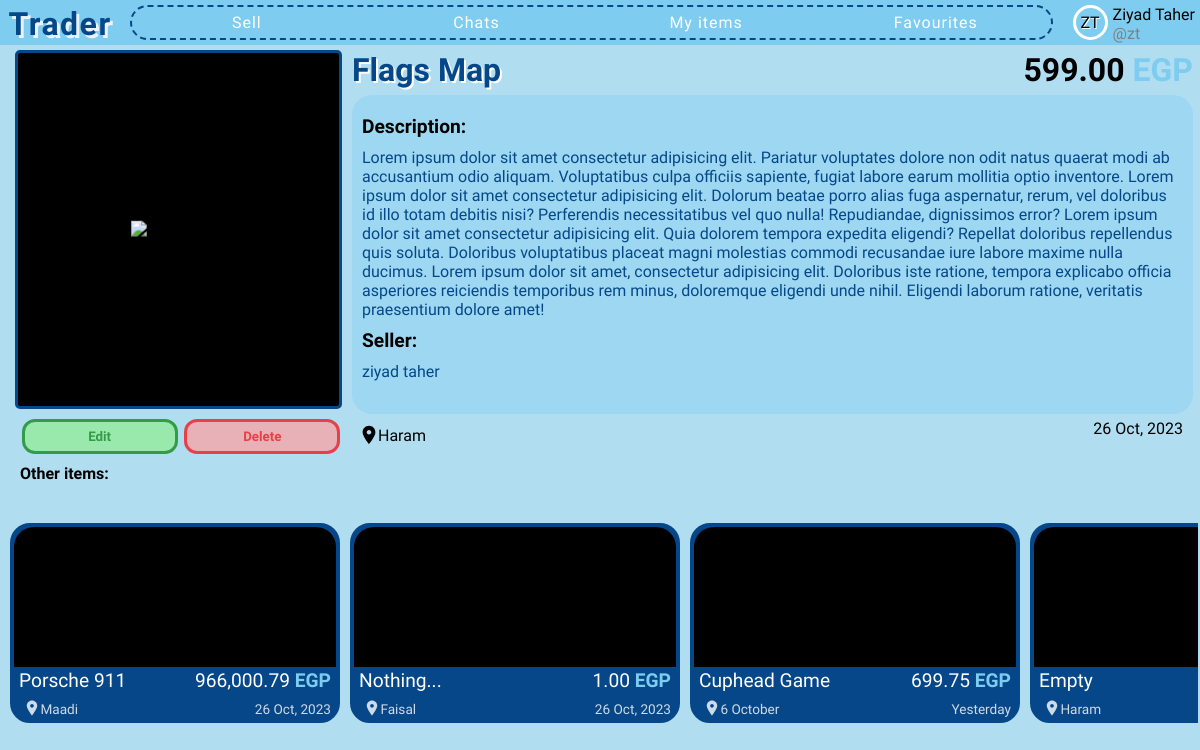
/1/ (signed in), run on an earlier commit of the app's database.
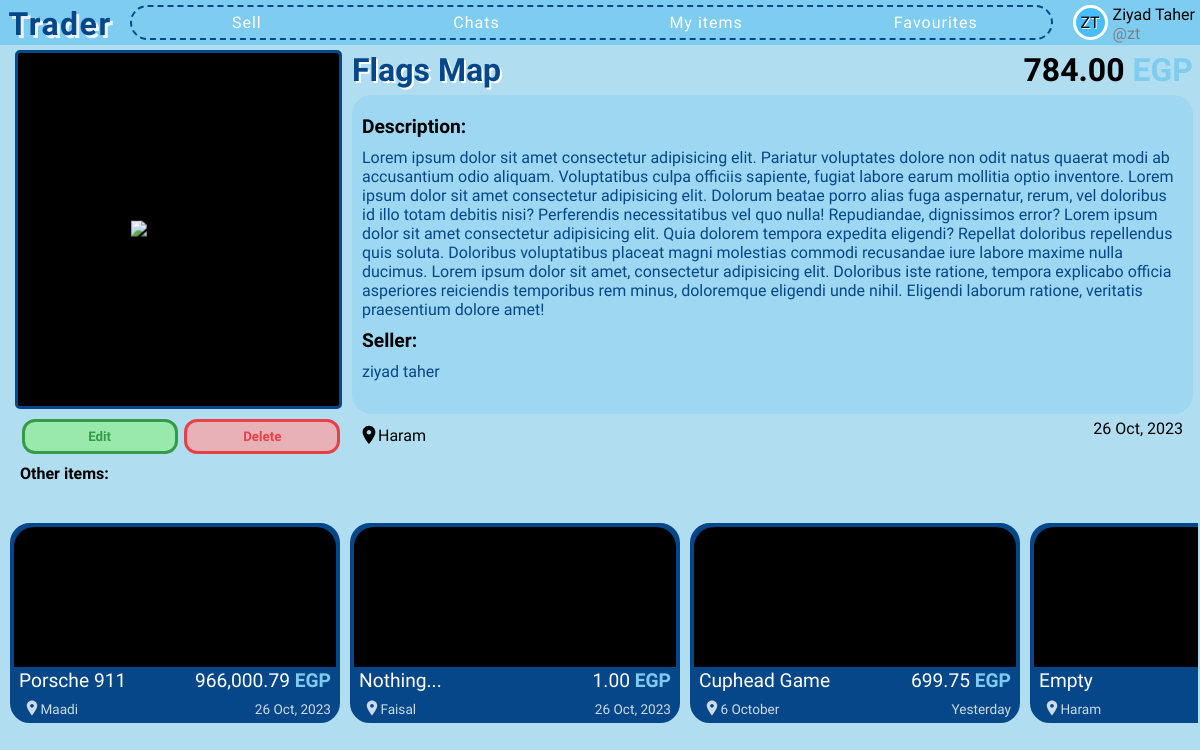
And on a later commit of the database.
### app/models.py (models this page shows)
class Item(db.Model):
    id = db.Column(db.Integer, primary_key=True)
    title = db.Column(db.String(100), nullable=False)
    description = db.Column(db.Text, nullable=False)
    location = db.Column(db.String(100), nullable=False)
    price = db.Column(db.Float, default=0, nullable=False)
    is_sold = db.Column(db.Boolean, default=False)
    created_at = db.Column(db.DateTime)
    owner = db.Column(db.Integer, db.ForeignKey("user.id"), nullable=False)
    images = db.relationship('Image', backref='images_set', lazy=True)
    chats = db.relationship('Chat', backref='chats_set', lazy=True)

### app/routes.py (the view)
@app.get("/<int:item_id>/")
@login_required
def single_item(item_id):
    items = []
    item = None
    for entry in Item.query.all():
        if entry.id == item_id:
            item = entry
            seller = User.query.get(item.owner)
        else:
            items.append(entry)
    if not item:
        abort(404)
    if current_user.is_authenticated:
        is_favourite = item in current_user.favourites
    else:
        is_favourite = False
    return render_template("single-item.html", items=items, item=item, seller=seller, is_favourite=is_favourite)

### app/__init__.py (called while the page is built)
def price_format(float):
    return '{:,.2f}'.format(float)

### app/routes.py (called while the page is built)
@login_manager.user_loader
def load_user(user_id):
    return User.query.get(int(user_id))

### app/templates/single-item.html (shortened to what this page needs)
{% extends 'base.html' %}
{% block head %}
    <link rel="stylesheet" href="{{ url_for('static', filename='css/partials/item.css') }}">
    <link rel="stylesheet" href="{{ url_for('static', filename='css/single-item.css') }}">
{% endblock %}
{% block content %}
    <div class="grid-cont">
        <div class="item-img-cont">
            <img src="{{ url_for('serve_image', img_id=item.images[0].id) }}" alt="item-image">
        </div>
        {% if current_user.id == seller.id %}
        <div class="seller-btns">
            <button class="edit-btn" onclick="window.location.href = `{{ url_for('edit_item', item_id=item.id) }}?next={{ url_for('single_item', item_id=item.id) }}`">Edit</button>
            <button class="delete-btn" onclick="window.location.href = `{{ url_for('delete_item', item_id=item.id) }}?next={{ url_for('index') }}`">Delete</button>
        </div>
        {% endif %}
        <div class="title-price">
            <h2 class="item-title">{{ item.title }}</h2>
            <div class="price-cont">{{ price_format(item.price) }} <span class="egp">EGP</span></div>
        </div>
        <div class="description-cont">
            <div>Description:</div>
            {{ item.description }}
            <div>Seller:</div>
            {{ seller.firstname }} {{ seller.lastname }}
        </div>
        <div class="location-cont">
            <svg
                width="22px"
                height="22px"
                xmlns="http://www.w3.org/2000/svg"
                viewBox="0 0 24 24"
                fill="#000000"
            >
                <path d="M12 2C8.13 2 5 5.13 5 9c0 4.25 7 13 7 13s7-8.75 7-13c0-3.87-3.13-7-7-7zm0 9.5c-1.38 0-2.5-1.12-2.5-2.5s1.12-2.5 2.5-2.5 2.5 1.12 2.5 2.5-1.12 2.5-2.5 2.5z" />
            </svg> {{ item.location }}
        </div>
        <div class="item-created-at">{{ date_format(item.created_at, force_datetime=True) }}</div>
        <div class="other-items-cont">
            <div class="title">Other items:</div>
            <div class="other-items">
                {% for item in items %}
                    {% include 'partials/item.html' %}
                {% endfor %}
            </div>
        </div>
    </div>
{% endblock %}

What changed in the data, as far as the page shows it:
changed User "Ziyad": profile_color empty → "48BEFF" (drawn)
changed Item "Flags Map": price "599.00" → "784.00"
